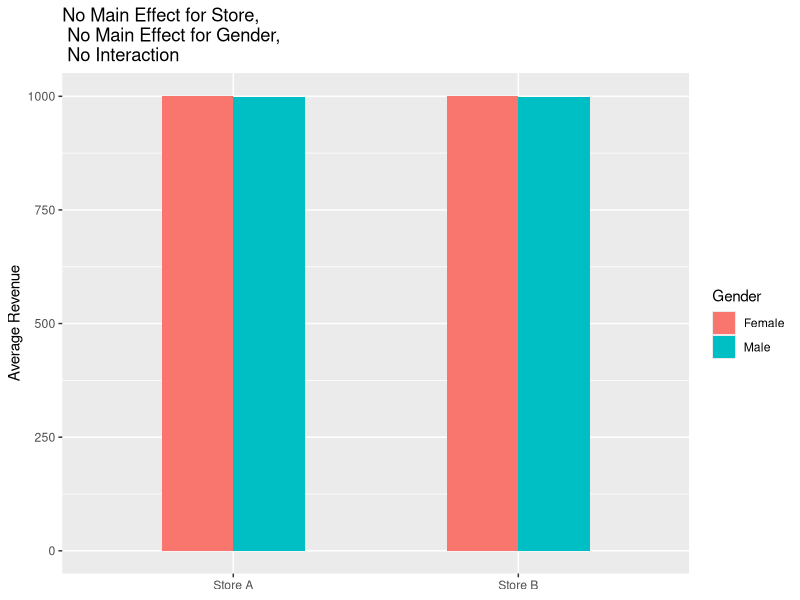

Write the R code that produced this figure.
library(ggplot2)

#No Main Effect A (Store), No Main Effect B (Gender), No Interaction
Store <- rep(c("Store A", "Store B"), each = 100)
Gender <- rep(rep(c("Male", "Female"), each = 50),
	2)

StoreAMale <- rnorm(50, 1000, 10) # Creates 365 samples of occurences, with a mean of 5000.21 and standard deviation of 332
StoreAFemale <- rnorm(50, 1000, 10) # Creates 365 samples of occurences, with a mean of 1000.12 and standard deviation of 332
StoreBAMale <- rnorm(50, 1000, 10) # Creates 365 samples of occurences, with a mean of 5000.21 and standard deviation of 332
StoreBFemale <- rnorm(50, 1000, 10) # Creates 365 samples of occurences, with a mean of 1000.12 and standard deviation of 332

Revenue <- c(StoreAMale, StoreAFemale, StoreBAMale, StoreBFemale)

Sales <- data.frame(Store, Gender, Revenue)

NoMainA_NoMainB_NoIntplot <- ggplot(Sales, aes(Store, Revenue, label = Revenue, fill = Gender)) + 
	stat_summary(fun.y = "mean", geom = "bar", width = 0.5, position = "dodge") + #Computes the mean of each Store group to be plotted as a bar and adjust the width of each bar
	labs(title = "No Main Effect for Store, \n No Main Effect for Gender, \n No Interaction ", #Adds a title for the plot
		x = NULL, y = "Average Revenue")

write.csv(Sales,
	file = "NoMainA_NoMainB_NoIntData.csv")

ggsave("NoMainA_NoMainB_NoIntPlot.jpeg",
	plot = NoMainA_NoMainB_NoIntplot)
